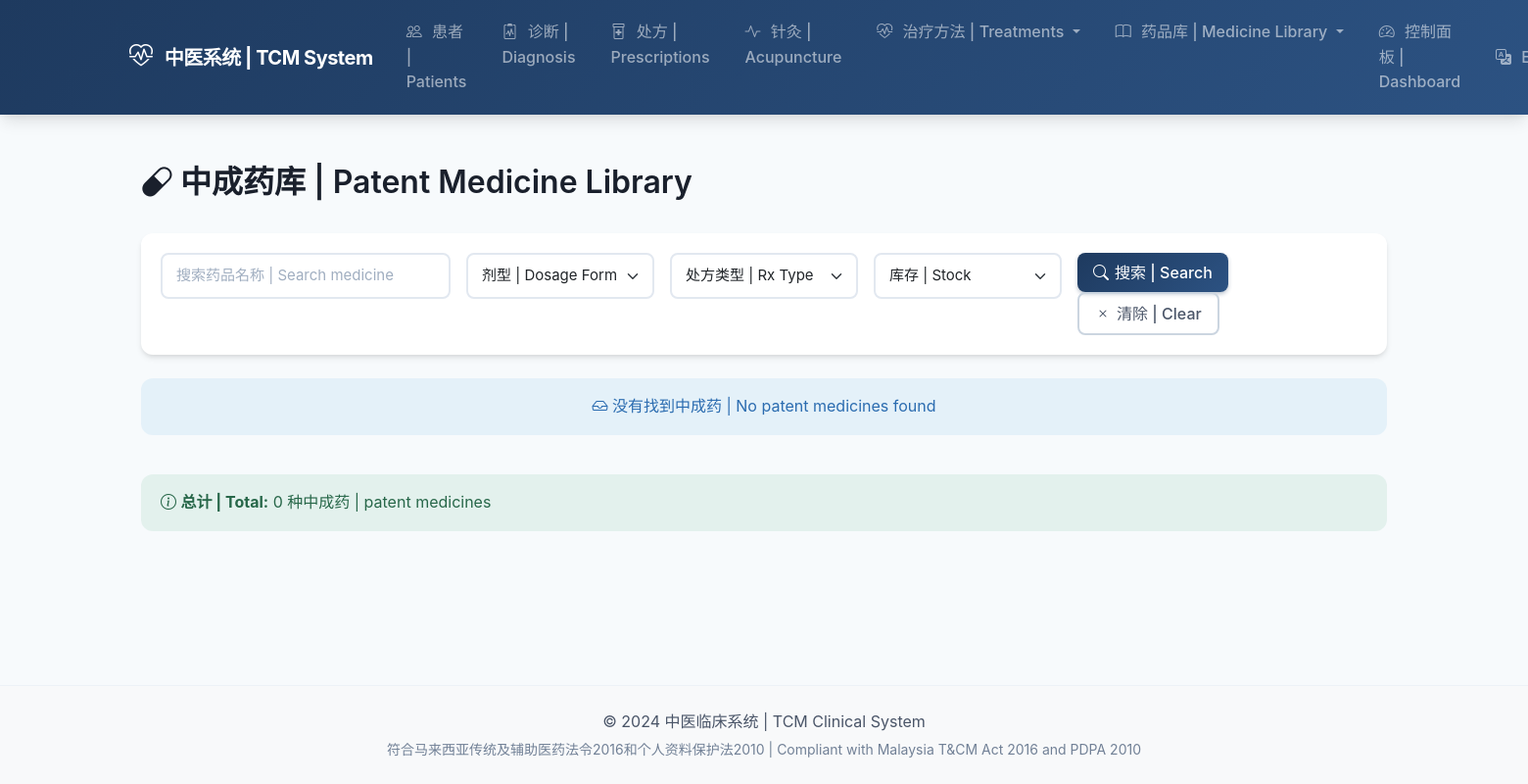
Before: /prescriptions/patent-medicines/ (signed in) with the older database file.
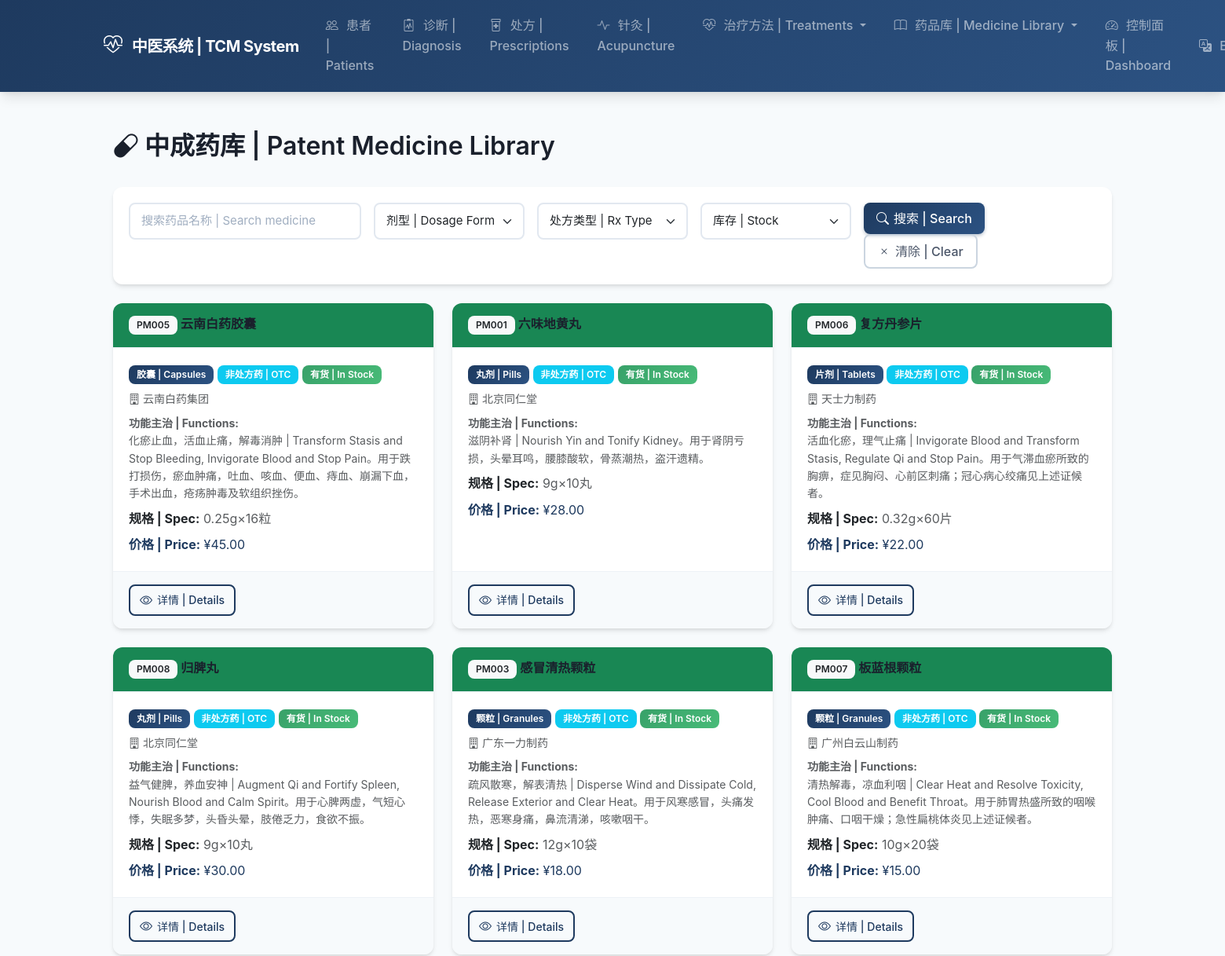
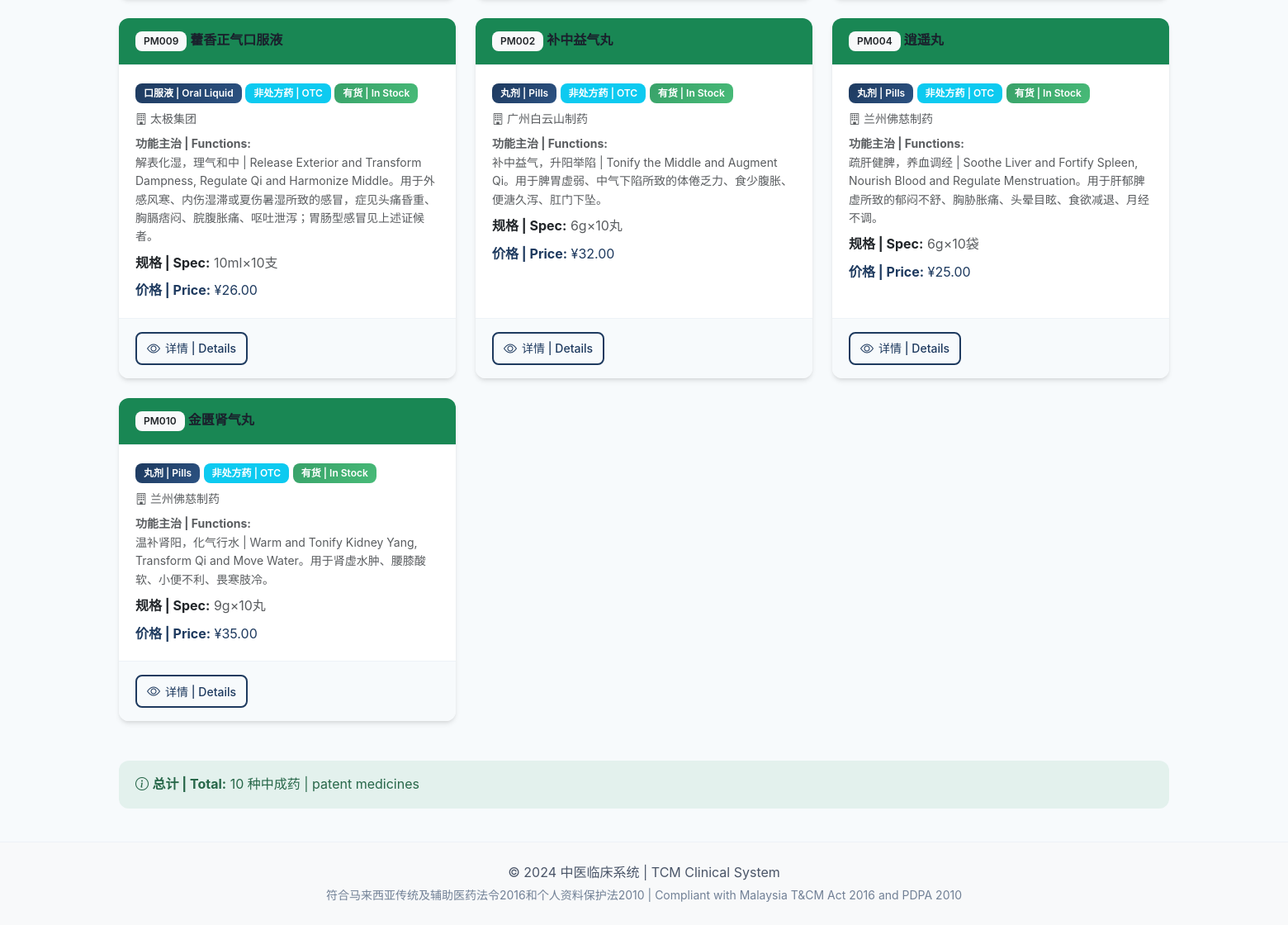
After: the same page with the newer database file (2 pictures, top to bottom).
### prescriptions/models.py (models this page shows, shortened)
class PatentMedicine(models.Model):
    class DosageForm(models.TextChoices):
        PILL = 'pill', _('丸剂 | Pills')
        TABLET = 'tablet', _('片剂 | Tablets')
        CAPSULE = 'capsule', _('胶囊 | Capsules')
        GRANULE = 'granule', _('颗粒 | Granules')
        POWDER = 'powder', _('散剂 | Powder')
        ORAL_LIQUID = 'oral_liquid', _('口服液 | Oral Liquid')
        SYRUP = 'syrup', _('糖浆 | Syrup')
        INJECTION = 'injection', _('注射液 | Injection')
        EXTERNAL = 'external', _('外用 | External Use')
    class PrescriptionType(models.TextChoices):
        OTC = 'otc', _('非处方药 | OTC')
        RX = 'rx', _('处方药 | Prescription')
    code = models.CharField(_('编码 | Code'), max_length=20, unique=True)
    name_cn = models.CharField(_('中文名 | Chinese Name'), max_length=200)
    name_en = models.CharField(_('英文名 | English Name'), max_length=200, blank=True)
    manufacturer = models.CharField(
        _('生产厂家 | Manufacturer'),
        max_length=200,
        blank=True,
    )
    approval_number = models.CharField(
        _('批准文号 | Approval Number'),
        max_length=100,
        blank=True,
        help_text=_('国药准字号'),
    )
    dosage_form = models.CharField(
        _('剂型 | Dosage Form'),
        max_length=20,
        choices=DosageForm.choices,
        default=DosageForm.TABLET,
    )
    prescription_type = models.CharField(
        _('处方类型 | Prescription Type'),
        max_length=10,
        choices=PrescriptionType.choices,
        default=PrescriptionType.OTC,
    )
    ingredients = models.TextField(
        _('成分 | Ingredients'),
        help_text=_('主要药物成分'),
    )
    functions = models.TextField(
        _('功能主治 | Functions & Indications'),
        help_text=_('功效和适应症'),
    )
    tcm_pattern = models.CharField(
        _('中医证型 | TCM Pattern'),
        max_length=200,
        blank=True,
        help_text=_('适用的中医证型'),
    )
    specification = models.CharField(
        _('规格 | Specification'),
        max_length=100,
        help_text=_('例如: 0.3g×12粒×3板'),
    )
    dosage_adult = models.CharField(
        _('成人用量 | Adult Dosage'),
        max_length=200,
        help_text=_('例如: 每次4粒，每日3次'),
    )
    dosage_child = models.CharField(
        _('儿童用量 | Child Dosage'),
        max_length=200,
        blank=True,
    )
    administration_method = models.CharField(
        _('服用方法 | Administration'),
        max_length=200,
        default='温水送服',
        help_text=_('例如: 温水送服、饭前服用等'),
    )
    contraindications = models.TextField(
        _('禁忌 | Contraindications'),
        blank=True,
    )
    precautions = models.TextField(
        _('注意事项 | Precautions'),
        blank=True,
    )
    adverse_reactions = models.TextField(
        _('不良反应 | Adverse Reactions'),
        blank=True,
    )
    drug_interactions = models.TextField(
        _('药物相互作用 | Drug Interactions'),
        blank=True,
    )
    price_per_box = models.DecimalField(
        _('单价 (每盒) | Price per Box'),
        max_digits=8,
        decimal_places=2,
        null=True,
        blank=True,
    )
    storage_conditions = models.CharField(
        _('贮藏 | Storage'),
        max_length=200,
        default='密封，置阴凉干燥处',
    )
    shelf_life = models.CharField(
        _('有效期 | Shelf Life'),
        max_length=50,
        default='24个月',
    )
    is_active = models.BooleanField(_('启用 | Active'), default=True)
    is_in_stock = models.BooleanField(_('有库存 | In Stock'), default=True)
    created_at = models.DateTimeField(auto_now_add=True)
    updated_at = models.DateTimeField(auto_now=True)
    class Meta:
        verbose_name = _('中成药 | Patent Medicine')
        verbose_name_plural = _('中成药 | Patent Medicines')
        ordering = ['name_cn']

### prescriptions/views.py (the view)
# urls.py: path('patent-medicines/', views.PatentMedicineListView.as_view(), name='patentmedicine_list'),
class PatentMedicineListView(LoginRequiredMixin, ListView):
    model = PatentMedicine
    template_name = 'prescriptions/patentmedicine_list.html'
    context_object_name = 'medicines'
    paginate_by = 20
    def get_queryset(self):
        queryset = PatentMedicine.objects.filter(is_active=True)
        search = self.request.GET.get('search')
        if search:
            queryset = queryset.filter(
                Q(name_cn__icontains=search) |
                Q(name_en__icontains=search) |
                Q(manufacturer__icontains=search)
            )
        dosage_form = self.request.GET.get('dosage_form')
        if dosage_form:
            queryset = queryset.filter(dosage_form=dosage_form)
        prescription_type = self.request.GET.get('prescription_type')
        if prescription_type:
            queryset = queryset.filter(prescription_type=prescription_type)
        in_stock = self.request.GET.get('in_stock')
        if in_stock == '1':
            queryset = queryset.filter(is_in_stock=True)
        return queryset.order_by('name_cn')
    def get_context_data(self, **kwargs):
        context = super().get_context_data(**kwargs)
        context['dosage_forms'] = PatentMedicine.DosageForm.choices
        context['prescription_types'] = PatentMedicine.PrescriptionType.choices
        return context

### accounts/models.py (called while the page is built)
    @property
    def is_admin(self):
        return self.role == self.Role.ADMIN

    @property
    def is_practitioner(self):
        return self.role == self.Role.PRACTITIONER

### templates/prescriptions/patentmedicine_list.html (shortened to what the changed rows need)
{% extends 'base.html' %}
{% load i18n %}
{% block content %}
<div class="container mt-4">
    <div class="row">
        <div class="col-md-12">
            <div class="d-flex justify-content-between align-items-center mb-4">
                <h2><i class="bi bi-capsule"></i> 中成药库 | Patent Medicine Library</h2>
            </div>
            <div class="card mb-4">
                <div class="card-body">
                </div>
            </div>
            <div class="row">
                {% for medicine in medicines %}
                <div class="col-md-6 col-lg-4 mb-4">
                    <div class="card h-100">
                        <div class="card-header bg-success text-white">
                            <h6 class="mb-0">
                                <span class="badge bg-light text-dark">{{ medicine.code }}</span>
                                {{ medicine.name_cn }}
                            </h6>
                        </div>
                        <div class="card-body">
                            <div class="mb-2">
                                <span class="badge bg-primary">{{ medicine.get_dosage_form_display }}</span>
                                <span class="badge bg-info">{{ medicine.get_prescription_type_display }}</span>
                                {% if medicine.is_in_stock %}
                                <span class="badge bg-success">有货 | In Stock</span>
                                {% else %}
                                <span class="badge bg-danger">缺货 | Out of Stock</span>
                                {% endif %}
                            </div>
                            <p class="text-muted small mb-2">
                                <i class="bi bi-building"></i> {{ medicine.manufacturer|truncatewords:3 }}
                            </p>
                            <p class="text-muted small mb-2">
                                <strong>功能主治 | Functions:</strong><br>
                                {{ medicine.functions|truncatewords:15 }}
                            </p>
                            <div class="mb-2">
                                <strong>规格 | Spec:</strong>
                                <span class="text-muted">{{ medicine.specification }}</span>
                            </div>
                            {% if medicine.price_per_box %}
                            <div class="text-primary">
                                <strong>价格 | Price:</strong> ¥{{ medicine.price_per_box }}
                            </div>
                            {% endif %}
                        </div>
                        <div class="card-footer">
                            <a href="{% url 'prescriptions:patentmedicine_detail' medicine.pk %}"
                               class="btn btn-sm btn-outline-primary">
                                <i class="bi bi-eye"></i> 详情 | Details
                            </a>
                        </div>
                    </div>
                </div>
                {% empty %}
                <div class="col-12">
                    <div class="alert alert-info text-center">
                        <i class="bi bi-inbox"></i> 没有找到中成药 | No patent medicines found
                    </div>
                </div>
                {% endfor %}
            </div>
            <div class="alert alert-success mt-4">
                <i class="bi bi-info-circle"></i>
                <strong>总计 | Total:</strong> {{ paginator.count }} 种中成药 | patent medicines
            </div>
        </div>
    </div>
</div>
{% endblock %}

Changed rows visible on the page:
added PatentMedicine: code "PM005", name_cn "云南白药胶囊", dosage_form "胶囊 | Capsules", prescription_type "非处方药 | OTC", is_in_stock "有货 | In Stock", manufacturer "云南白药集团", functions "化瘀止血，活血止痛，解毒消肿 | Transform Stasis and Stop Bleeding, Invigorate Blood and Stop Pain。用于跌打损伤，瘀血肿痛，吐血、咳血、便血、痔血、崩漏下血，手术出血，疮疡肿毒及软组织挫伤。", specification "0.25g×16粒", price_per_box "45.00"
added PatentMedicine: code "PM001", name_cn "六味地黄丸", dosage_form "丸剂 | Pills", prescription_type "非处方药 | OTC", is_in_stock "有货 | In Stock", manufacturer "北京同仁堂", functions "滋阴补肾 | Nourish Yin and Tonify Kidney。用于肾阴亏损，头晕耳鸣，腰膝酸软，骨蒸潮热，盗汗遗精。", specification "9g×10丸", price_per_box "28.00"
added PatentMedicine: code "PM006", name_cn "复方丹参片", dosage_form "片剂 | Tablets", prescription_type "非处方药 | OTC", is_in_stock "有货 | In Stock", manufacturer "天士力制药", functions "活血化瘀，理气止痛 | Invigorate Blood and Transform Stasis, Regulate Qi and Stop Pain。用于气滞血瘀所致的胸痹，症见胸闷、心前区刺痛；冠心病心绞痛见上述证候者。", specification "0.32g×60片", price_per_box "22.00"
added PatentMedicine: code "PM008", name_cn "归脾丸", dosage_form "丸剂 | Pills", prescription_type "非处方药 | OTC", is_in_stock "有货 | In Stock", manufacturer "北京同仁堂", functions "益气健脾，养血安神 | Augment Qi and Fortify Spleen, Nourish Blood and Calm Spirit。用于心脾两虚，气短心悸，失眠多梦，头昏头晕，肢倦乏力，食欲不振。", specification "9g×10丸", price_per_box "30.00"
added PatentMedicine: code "PM003", name_cn "感冒清热颗粒", dosage_form "颗粒 | Granules", prescription_type "非处方药 | OTC", is_in_stock "有货 | In Stock", manufacturer "广东一力制药", functions "疏风散寒，解表清热 | Disperse Wind and Dissipate Cold, Release Exterior and Clear Heat。用于风寒感冒，头痛发热，恶寒身痛，鼻流清涕，咳嗽咽干。", specification "12g×10袋", price_per_box "18.00"
added PatentMedicine: code "PM007", name_cn "板蓝根颗粒", dosage_form "颗粒 | Granules", prescription_type "非处方药 | OTC", is_in_stock "有货 | In Stock", manufacturer "广州白云山制药", functions "清热解毒，凉血利咽 | Clear Heat and Resolve Toxicity, Cool Blood and Benefit Throat。用于肺胃热盛所致的咽喉肿痛、口咽干燥；急性扁桃体炎见上述证候者。", specification "10g×20袋", price_per_box "15.00"
added PatentMedicine: code "PM009", name_cn "藿香正气口服液", dosage_form "口服液 | Oral Liquid", prescription_type "非处方药 | OTC", is_in_stock "有货 | In Stock", manufacturer "太极集团", functions "解表化湿，理气和中 | Release Exterior and Transform Dampness, Regulate Qi and Harmonize Middle。用于外感风寒、内伤湿滞或夏伤暑湿所致的感冒，症见头痛昏重、胸膈痞闷、脘腹胀痛、呕吐泄泻；胃肠型感冒见上述证候者。", specification "10ml×10支", price_per_box "26.00"
added PatentMedicine: code "PM002", name_cn "补中益气丸", dosage_form "丸剂 | Pills", prescription_type "非处方药 | OTC", is_in_stock "有货 | In Stock", manufacturer "广州白云山制药", functions "补中益气，升阳举陷 | Tonify the Middle and Augment Qi。用于脾胃虚弱、中气下陷所致的体倦乏力、食少腹胀、便溏久泻、肛门下坠。", specification "6g×10丸", price_per_box "32.00"
added PatentMedicine: code "PM004", name_cn "逍遥丸", dosage_form "丸剂 | Pills", prescription_type "非处方药 | OTC", is_in_stock "有货 | In Stock", manufacturer "兰州佛慈制药", functions "疏肝健脾，养血调经 | Soothe Liver and Fortify Spleen, Nourish Blood and Regulate Menstruation。用于肝郁脾虚所致的郁闷不舒、胸胁胀痛、头晕目眩、食欲减退、月经不调。", specification "6g×10袋", price_per_box "25.00"
added PatentMedicine: code "PM010", name_cn "金匮肾气丸", dosage_form "丸剂 | Pills", prescription_type "非处方药 | OTC", is_in_stock "有货 | In Stock", manufacturer "兰州佛慈制药", functions "温补肾阳，化气行水 | Warm and Tonify Kidney Yang, Transform Qi and Move Water。用于肾虚水肿、腰膝酸软、小便不利、畏寒肢冷。", specification "9g×10丸", price_per_box "35.00"
Other visible differences:
{{ paginator.count }}: "0" → "10"
text no longer shown: "没有找到中成药 | No patent medicines found"
